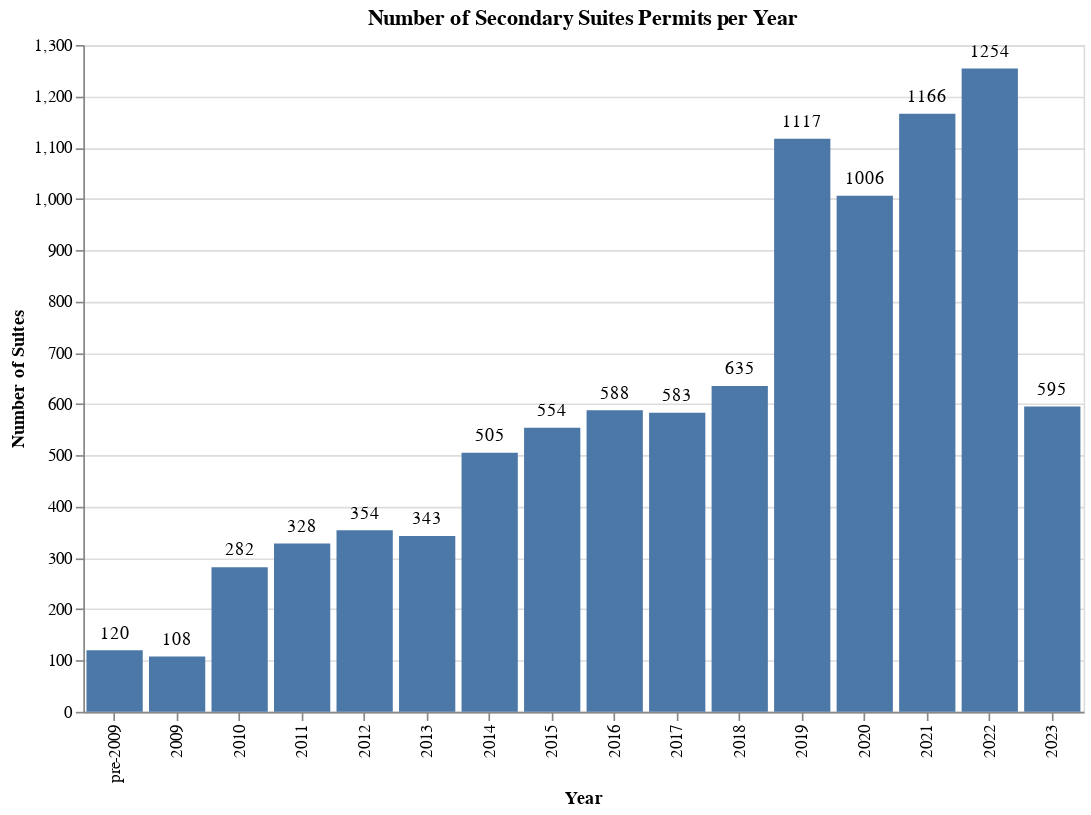

Notebook cell for this chart:
### Code cell
# Convert 'year' to integers before grouping
results_df_ss['year'] = pd.to_numeric(results_df_ss['year'], errors='coerce')

# Now apply the lambda function to group years, with conversion handled
results_df_ss['year_grouped'] = results_df_ss['year'].apply(lambda x: 'pre-2009' if x < 2009 else str(x))

# Follow the same steps as before to calculate counts and plot
buildings_per_year_grouped = results_df_ss['year_grouped'].value_counts().reset_index()
buildings_per_year_grouped.columns = ['year', 'Number of Buildings']

# Sorting, considering 'pre-2009' as a special case. This might need custom sorting logic if 'year' is mixed with strings and numbers
buildings_per_year_grouped['sort_key'] = buildings_per_year_grouped['year'].apply(lambda x: int(x) if x.isdigit() else 0)
buildings_per_year_grouped_sorted = buildings_per_year_grouped.sort_values(by='sort_key').drop('sort_key', axis=1)

# Explicitly define the order of categories, ensuring 'pre-2009' appears first
ordered_categories = ['pre-2009'] + sorted([year for year in buildings_per_year_grouped_sorted['year'] if year != 'pre-2009'], key=lambda x: int(x))

# Plotting with ordered x-axis categories
bars = alt.Chart(buildings_per_year_grouped_sorted).mark_bar().encode(
    x=alt.X('year:O', axis=alt.Axis(title='Year'), sort=ordered_categories),
    y=alt.Y('Number of Buildings:Q', axis=alt.Axis(title='Number of Suites'))
)

text = bars.mark_text(
    align='center',
    baseline='bottom',
    dy=-5  # Nudging the text a bit above the bars
).encode(
    text='Number of Buildings:Q'
)

chart = (bars + text).properties(
    title='Number of Secondary Suites Permits per Year',
    width=600,
    height=400
)

chart

### Figure 1 — Vega-Lite specification as saved in the notebook (floating-point values rounded to 4 significant figures)
{"config": {"view": {"continuousWidth": 300, "continuousHeight": 300}}, "layer": [{"mark": {"type": "bar"}, "encoding": {"x": {"axis": {"title": "Year"}, "field": "year", "sort": ["pre-2009", "2009", "2010", "2011", "2012", "2013", "2014", "2015", "2016", "2017", "2018", "2019", "2020", "2021", "2022", "2023"], "type": "ordinal"}, "y": {"axis": {"title": "Number of Suites"}, "field": "Number of Buildings", "type": "quantitative"}}}, {"mark": {"type": "text", "align": "center", "baseline": "bottom", "dy": -5}, "encoding": {"text": {"field": "Number of Buildings", "type": "quantitative"}, "x": {"axis": {"title": "Year"}, "field": "year", "sort": ["pre-2009", "2009", "2010", "2011", "2012", "2013", "2014", "2015", "2016", "2017", "2018", "2019", "2020", "2021", "2022", "2023"], "type": "ordinal"}, "y": {"axis": {"title": "Number of Suites"}, "field": "Number of Buildings", "type": "quantitative"}}}], "data": {"name": "data-497a841cabddac2843d14d7f539f1bd9"}, "height": 400, "title": "Number of Secondary Suites Permits per Year", "width": 600, "$schema": "https://vega.github.io/schema/vega-lite/v5.16.3.json", "datasets": {"data-497a841cabddac2843d14d7f539f1bd9": [{"year": "pre-2009", "Number of Buildings": 120}, {"year": "2009", "Number of Buildings": 108}, {"year": "2010", "Number of Buildings": 282}, {"year": "2011", "Number of Buildings": 328}, {"year": "2012", "Number of Buildings": 354}, {"year": "2013", "Number of Buildings": 343}, {"year": "2014", "Number of Buildings": 505}, {"year": "2015", "Number of Buildings": 554}, {"year": "2016", "Number of Buildings": 588}, {"year": "2017", "Number of Buildings": 583}, {"year": "2018", "Number of Buildings": 635}, {"year": "2019", "Number of Buildings": 1117}, {"year": "2020", "Number of Buildings": 1006}, {"year": "2021", "Number of Buildings": 1166}, {"year": "2022", "Number of Buildings": 1254}, {"year": "2023", "Number of Buildings": 595}]}}
